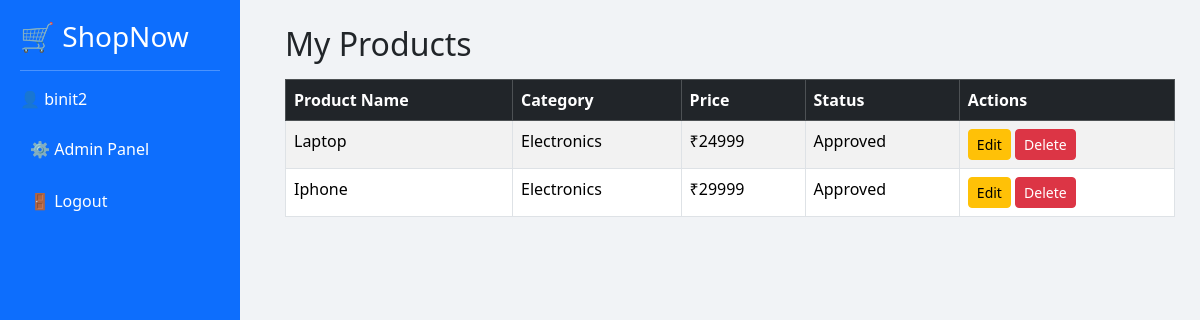
The app's page /my-products/ (signed in) with its own data.
### products/models.py (models this page shows, shortened)
class Product(models.Model):
    STATUS_CHOICES = (
        ('Pending', 'Pending'),
        ('Approved', 'Approved'),
        ('Rejected', 'Rejected'),
    )
    seller = models.ForeignKey(User, on_delete=models.CASCADE)
    category = models.ForeignKey(Category, on_delete=models.CASCADE)
    name = models.CharField(max_length=100)
    price = models.IntegerField ()
    description = models.TextField()
    image = models.ImageField(upload_to='products/', null=True, blank=True)
    status = models.CharField(max_length=20, choices=STATUS_CHOICES, default='Pending')

class Category(models.Model):
    name = models.CharField(max_length=100)

### products/views.py (the view)
# urls.py: path('my-products/', views.my_products, name='my_products'),
@login_required
def my_products(request):
    profile = get_profile(request.user)
    if profile.role != 'Seller':
        messages.error(request, "Only sellers can view products")
        return redirect('home')
    if profile.is_approved == False:
        messages.error(request, "Your seller account is not approved yet")
        return redirect('home')
    products = Product.objects.filter(seller=request.user)
    return render(request, 'my_products.html', {'products': products})

### products/views.py (called while the page is built)
def get_profile(user):
    profile, created = Profile.objects.get_or_create(user=user)
    return profile

### templates/my_products.html
{% extends 'base.html' %}
{% block content %}
<h2>My Products</h2>
<table class="table table-bordered table-striped mt-3">
    <thead class="table-dark">
        <tr>
            <th>Product Name</th>
            <th>Category</th>
            <th>Price</th>
            <th>Status</th>
            <th>Actions</th>
        </tr>
    </thead>
    <tbody>
        {% for product in products %}
        <tr>
            <td>{{ product.name }}</td>
            <td>{{ product.category.name }}</td>
            <td>₹{{ product.price }}</td>
            <td>{{ product.status }}</td>
            <td>
                <a href="{% url 'update_product' product.id %}" class="btn btn-warning btn-sm">Edit</a>
                <a href="{% url 'delete_product' product.id %}" class="btn btn-danger btn-sm">Delete</a>
            </td>
        </tr>
        {% empty %}
        <tr>
            <td colspan="5" class="text-center">No products found</td>
        </tr>
        {% endfor %}
    </tbody>
</table>
{% endblock %}

### templates/base.html (shortened to what this page needs)
<!DOCTYPE html>
<html>
<head>
    <link href="https://cdn.jsdelivr.net/npm/bootstrap@5.3.3/dist/css/bootstrap.min.css" rel="stylesheet">
</head>
<body>
<div class="sidebar">
    <h3>🛒 ShopNow</h3>
    <hr>
    {% if user.is_authenticated %}
        <p>👤 {{ user.username }}</p>
        {% if user.is_superuser %}
            <a href="/admin-dashboard/">⚙ Admin Panel</a>
            <a href="/logout/">🚪 Logout</a>
        {% endif %}
    {% else %}
        <a href="/">🏠 Home</a>
        <a href="/products/">🛍 Products</a>
        <a href="/login/">🔐 Login</a>
        <a href="/signup/">📝 Signup</a>
    {% endif %}
</div>
<div class="main-content">
    {% block content %}
    {% endblock %}
</div>
</body>
</html>

### templates/base.html (style rules this page uses)
body { background-color: #f1f3f6; }
.sidebar { width: 240px; height: 100vh; position: fixed; left: 0; top: 0; background: #0d6efd; padding: 20px; color: white; }
.sidebar a { display: block; color: white; text-decoration: none; padding: 10px; margin-bottom: 8px; border-radius: 6px; }
.main-content { margin-left: 260px; padding: 25px; }

### records on screen
Product: name "Laptop", category.name "Electronics", price "24999", status "Approved"
Product: name "Iphone", category.name "Electronics", price "29999", status "Approved"

### other values on screen
{{ user.username }} "binit2"
